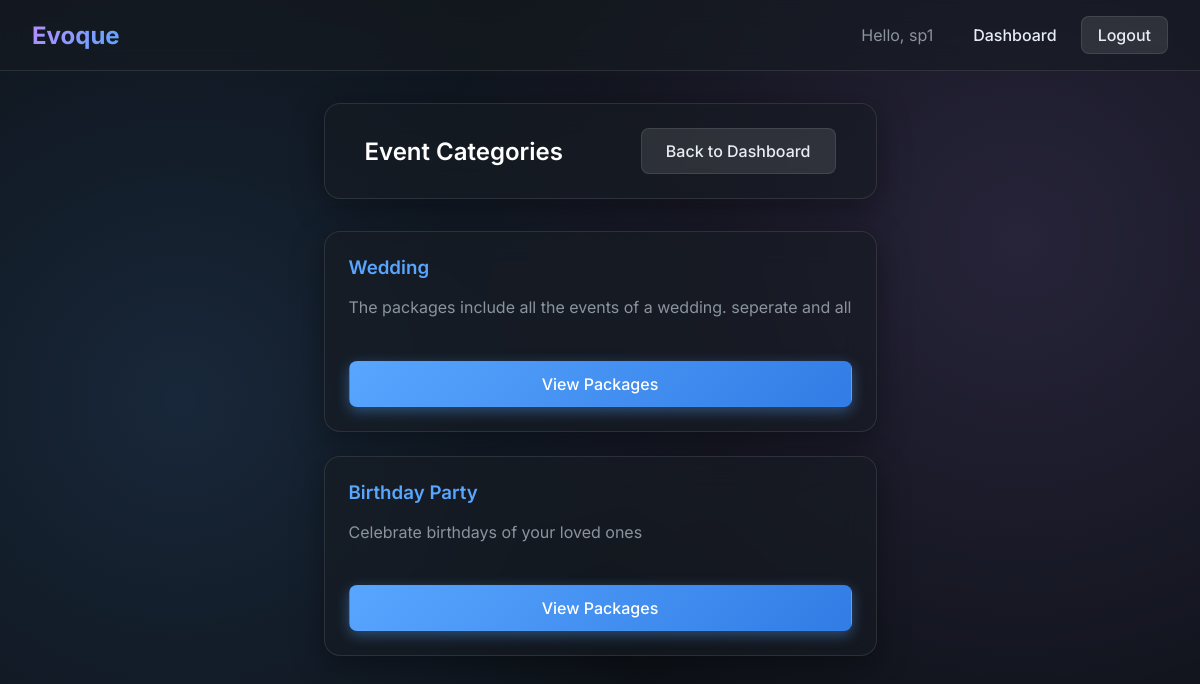
/customer/categories/ (signed in), run on an earlier commit of the app's database.
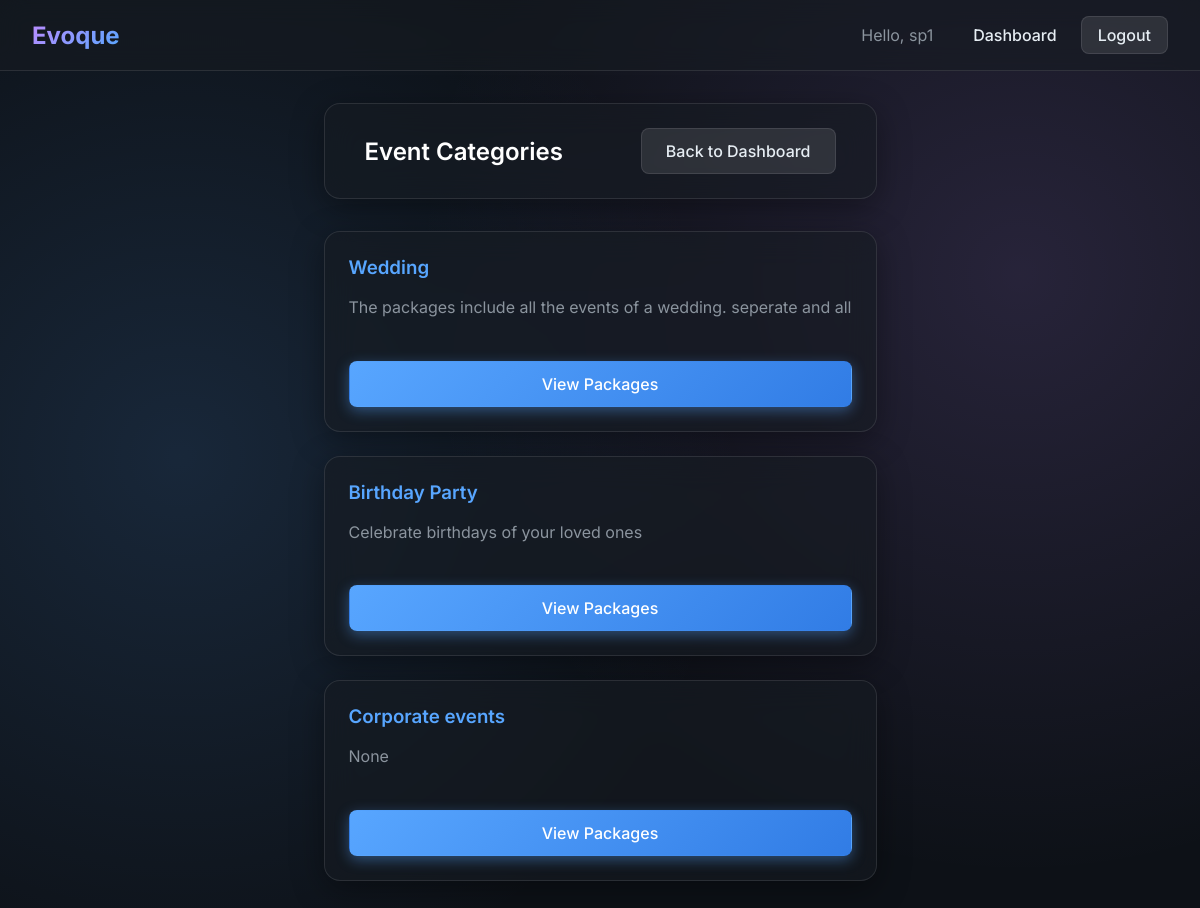
And on a later commit of the database.
### core/models.py (models this page shows, shortened)
class Category(models.Model):
    name = models.CharField(max_length=100, unique=True)
    description = models.TextField(blank=True, null=True)
    status = models.BooleanField(default=True)

### core/views.py (the view)
# urls.py: path('customer/categories/', views.categoriesListView, name='categoryList'),
@login_required
def categoriesListView(request):
    categories=Category.objects.filter(status=True)
    return render(request, 'categoryList.html', {'categories':categories})

### core/templates/categoryList.html (shortened to what this page needs)
{% extends 'base.html' %}
{% block content %}
<div class="glass-panel" style="margin-bottom: 2rem; padding: 1.5rem 2.5rem; display: flex; justify-content: space-between; align-items: center;">
    <h2 style="margin: 0;">Event Categories</h2>
    <a href="{% url 'customerDashboard' %}" class="btn btn-secondary">Back to Dashboard</a>
</div>
<div style="display: grid; grid-template-columns: repeat(auto-fill, minmax(300px, 1fr)); gap: 1.5rem;">
    {% for c in categories %}
    <div class="glass-panel" style="padding: 1.5rem; display: flex; flex-direction: column; justify-content: space-between;">
        <div>
            <h3 style="color: var(--primary-accent);">{{ c.name }}</h3>
            <p>{{ c.description }}</p>
        </div>
        <div style="margin-top: 1.5rem;">
            <a href="{% url 'packageList' c.id %}" class="btn btn-primary btn-block">View Packages</a>
        </div>
    </div>
    {% empty %}
    <div class="glass-panel" style="grid-column: 1 / -1; text-align: center;">
        <p>No categories available at the moment.</p>
    </div>
    {% endfor %}
</div>
{% endblock %}

What changed in the data, as far as the page shows it:
added Category: name "Corporate events", description "None"
